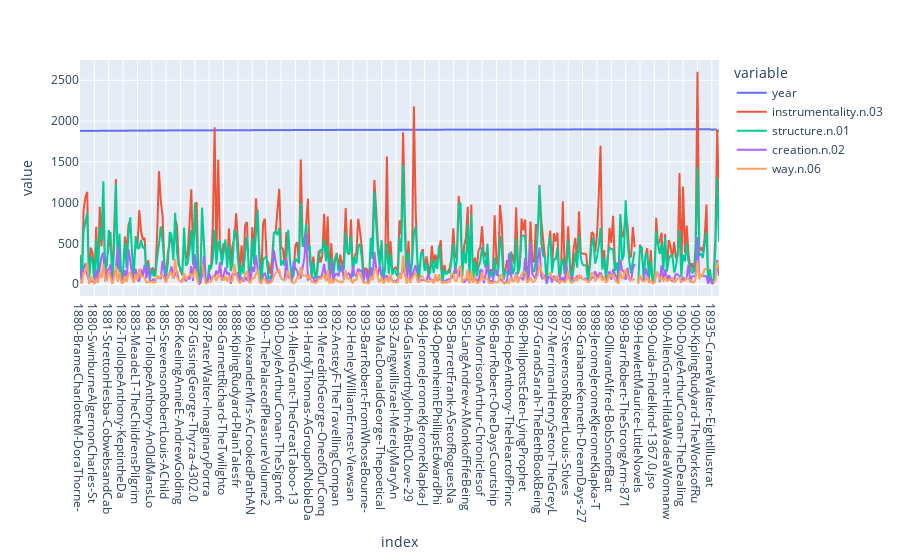

The notebook cell saved with this chart:
### Code cell
px.line(subset)

### Figure 1 — Plotly figure (JSON) as saved in the notebook; plotly's stock layout.template omitted (floating-point values rounded to 4 significant figures; data arrays with more than 128 entries replaced by an {"elided": "..."} marker saying what was removed)
{"data": [{"hovertemplate": "variable=year<br>index=%{x}<br>value=%{y}<extra></extra>", "legendgroup": "year", "line": {"color": "#636efa", "dash": "solid"}, "marker": {"symbol": "circle"}, "mode": "lines", "name": "year", "showlegend": true, "type": "scattergl", "x": {"elided": "357 str values"}, "xaxis": "x", "y": {"elided": "357 int values"}, "yaxis": "y"}, {"hovertemplate": "variable=instrumentality.n.03<br>index=%{x}<br>value=%{y}<extra></extra>", "legendgroup": "instrumentality.n.03", "line": {"color": "#EF553B", "dash": "solid"}, "marker": {"symbol": "circle"}, "mode": "lines", "name": "instrumentality.n.03", "showlegend": true, "type": "scattergl", "x": {"elided": "357 str values"}, "xaxis": "x", "y": {"elided": "357 int values"}, "yaxis": "y"}, {"hovertemplate": "variable=structure.n.01<br>index=%{x}<br>value=%{y}<extra></extra>", "legendgroup": "structure.n.01", "line": {"color": "#00cc96", "dash": "solid"}, "marker": {"symbol": "circle"}, "mode": "lines", "name": "structure.n.01", "showlegend": true, "type": "scattergl", "x": {"elided": "357 str values"}, "xaxis": "x", "y": {"elided": "357 int values"}, "yaxis": "y"}, {"hovertemplate": "variable=creation.n.02<br>index=%{x}<br>value=%{y}<extra></extra>", "legendgroup": "creation.n.02", "line": {"color": "#ab63fa", "dash": "solid"}, "marker": {"symbol": "circle"}, "mode": "lines", "name": "creation.n.02", "showlegend": true, "type": "scattergl", "x": {"elided": "357 str values"}, "xaxis": "x", "y": {"elided": "357 int values"}, "yaxis": "y"}, {"hovertemplate": "variable=way.n.06<br>index=%{x}<br>value=%{y}<extra></extra>", "legendgroup": "way.n.06", "line": {"color": "#FFA15A", "dash": "solid"}, "marker": {"symbol": "circle"}, "mode": "lines", "name": "way.n.06", "showlegend": true, "type": "scattergl", "x": {"elided": "357 str values"}, "xaxis": "x", "y": {"elided": "357 int values"}, "yaxis": "y"}], "layout": {"autosize": true, "legend": {"title": {"text": "variable"}, "tracegroupgap": 0}, "margin": {"t": 60}, "xaxis": {"anchor": "y", "autorange": true, "domain": [0, 1], "range": [0, 356], "title": {"text": "index"}, "type": "category"}, "yaxis": {"anchor": "x", "autorange": true, "domain": [0, 1], "range": [-143.6, 2749.0], "title": {"text": "value"}, "type": "linear"}}}
